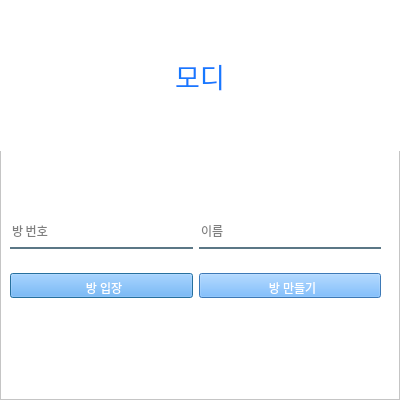
<?xml version="1.0" encoding="UTF-8"?>
<ui version="4.0">
 <class>Dialog</class>
 <widget class="QDialog" name="Dialog">
  <property name="geometry">
   <rect>
    <x>0</x>
    <y>0</y>
    <width>400</width>
    <height>400</height>
   </rect>
  </property>
  <property name="minimumSize">
   <size>
    <width>400</width>
    <height>400</height>
   </size>
  </property>
  <property name="windowTitle">
   <string>modi</string>
  </property>
  <widget class="QFrame" name="frame">
   <property name="geometry">
    <rect>
     <x>0</x>
     <y>0</y>
     <width>400</width>
     <height>400</height>
    </rect>
   </property>
   <property name="styleSheet">
    <string notr="true">background-color : rgb(255, 255, 255)</string>
   </property>
   <property name="frameShape">
    <enum>QFrame::StyledPanel</enum>
   </property>
   <property name="frameShadow">
    <enum>QFrame::Raised</enum>
   </property>
   <widget class="QLabel" name="label_3">
    <property name="geometry">
     <rect>
      <x>0</x>
      <y>0</y>
      <width>400</width>
      <height>151</height>
     </rect>
    </property>
    <property name="font">
     <font>
      <family>KoPubWorld돋움체 Bold</family>
      <pointsize>20</pointsize>
      <weight>9</weight>
      <italic>false</italic>
      <bold>false</bold>
     </font>
    </property>
    <property name="styleSheet">
     <string notr="true">font: 75 20pt &quot;KoPubWorld돋움체 Bold&quot;;
color: rgb(22, 121, 255)</string>
    </property>
    <property name="text">
     <string>모디</string>
    </property>
    <property name="textFormat">
     <enum>Qt::AutoText</enum>
    </property>
    <property name="scaledContents">
     <bool>false</bool>
    </property>
    <property name="alignment">
     <set>Qt::AlignCenter</set>
    </property>
    <property name="wordWrap">
     <bool>false</bool>
    </property>
   </widget>
   <widget class="QWidget" name="horizontalLayoutWidget">
    <property name="geometry">
     <rect>
      <x>10</x>
      <y>210</y>
      <width>371</width>
      <height>51</height>
     </rect>
    </property>
    <layout class="QHBoxLayout" name="horizontalLayout">
     <item>
      <widget class="QLineEdit" name="get_room_number">
       <property name="font">
        <font>
         <family>KoPubWorld돋움체 Light</family>
        </font>
       </property>
       <property name="styleSheet">
        <string notr="true">border: none;
border-bottom: 2px solid rgba(46,82,101,200);
padding-bottom: 7px;</string>
       </property>
       <property name="placeholderText">
        <string>방 번호</string>
       </property>
      </widget>
     </item>
     <item>
      <widget class="QLineEdit" name="get_username">
       <property name="font">
        <font>
         <family>KoPubWorld돋움체 Light</family>
        </font>
       </property>
       <property name="styleSheet">
        <string notr="true">border: none;
border-bottom: 2px solid rgba(46,82,101,200);
padding-bottom: 7px;</string>
       </property>
       <property name="placeholderText">
        <string>이름</string>
       </property>
      </widget>
     </item>
    </layout>
   </widget>
   <widget class="QWidget" name="horizontalLayoutWidget_2">
    <property name="geometry">
     <rect>
      <x>10</x>
      <y>150</y>
      <width>371</width>
      <height>61</height>
     </rect>
    </property>
    <layout class="QHBoxLayout" name="horizontalLayout_2"/>
   </widget>
   <widget class="QWidget" name="horizontalLayoutWidget_3">
    <property name="geometry">
     <rect>
      <x>10</x>
      <y>260</y>
      <width>371</width>
      <height>51</height>
     </rect>
    </property>
    <layout class="QHBoxLayout" name="horizontalLayout_3">
     <item>
      <widget class="QPushButton" name="enterroom">
       <property name="styleSheet">
        <string notr="true">background-color : rgb(85, 170, 255);
font: 57 9pt &quot;KoPubWorld돋움체 Medium&quot;;
color: rgb(255, 255, 255);
padding-left: 5px;
padding-top: 5px;</string>
       </property>
       <property name="text">
        <string>방 입장</string>
       </property>
      </widget>
     </item>
     <item>
      <widget class="QPushButton" name="makeroom">
       <property name="styleSheet">
        <string notr="true">background-color: rgb(85, 170, 255);
font: 57 9pt &quot;KoPubWorld돋움체 Medium&quot;;
color: rgb(255, 255, 255);
padding-left: 5px;
padding-top: 5px;</string>
       </property>
       <property name="text">
        <string>방 만들기</string>
       </property>
      </widget>
     </item>
    </layout>
   </widget>
  </widget>
 </widget>
 <resources/>
 <connections/>
</ui>
